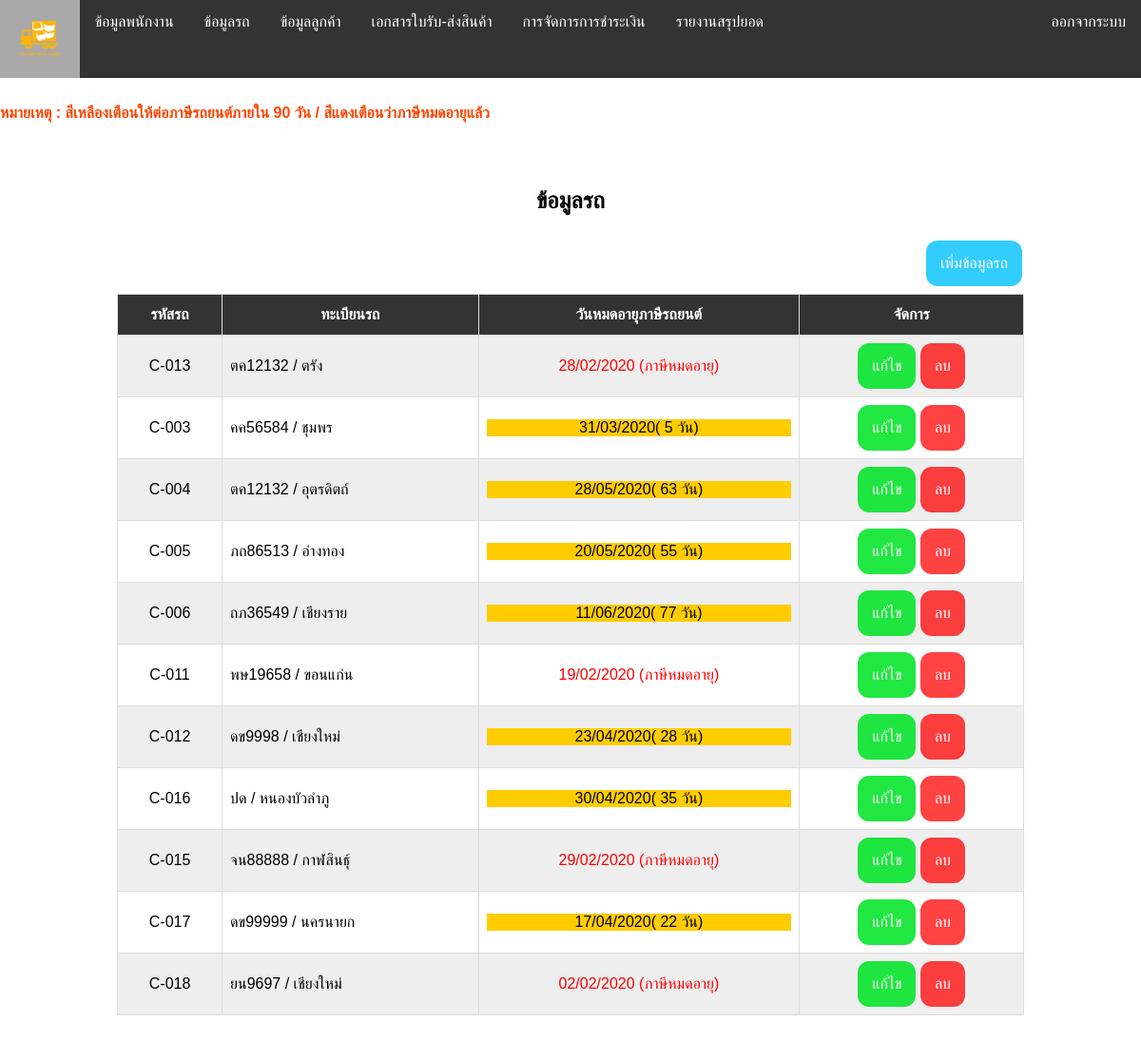
Before: /car_show.php with the older database file.
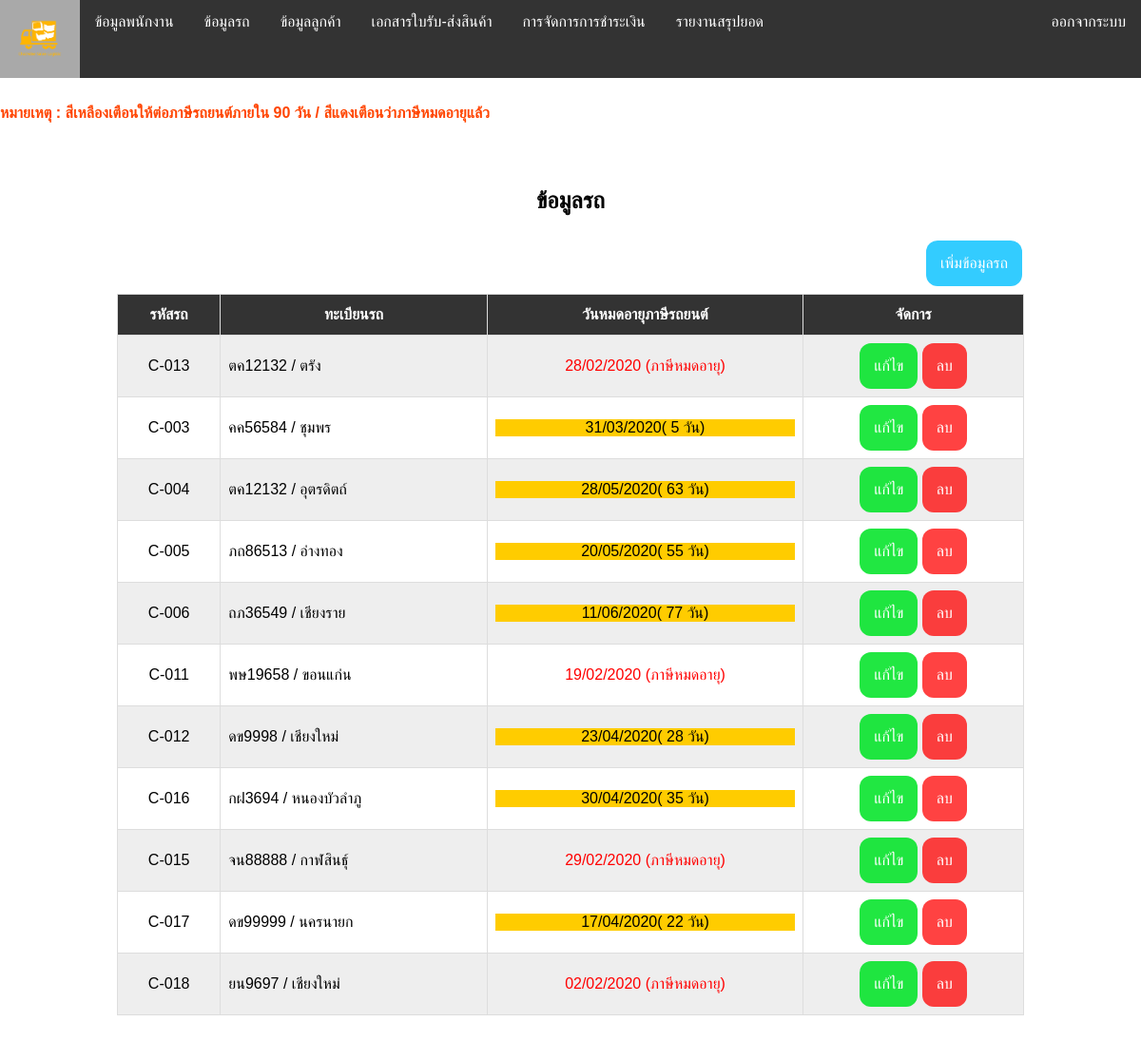
After: the same page with the newer database file.
### tables this page shows
CREATE TABLE `tb_car` (
  `car_id` int(5) NOT NULL,
  `car_id_set` varchar(10) NOT NULL,
  `car_register` varchar(15) NOT NULL,
  `car_province` varchar(20) NOT NULL COMMENT 'จังหวัด',
  `car_date_end` date NOT NULL COMMENT 'วันหมดอายุภาษี'
);

### car_show.php (the view, shortened to what this page needs)
<?php require_once('nevbar.php');
Nevbar(); ?>
<?php require_once('Connections/myconnect.php'); ?>
<?php
function DateDiff($strDate1,$strDate2)
	 {
				return (strtotime($strDate2) - strtotime($strDate1))/  ( 60 * 60 * 24 );
	 }
$query_car = "SELECT * FROM tb_car";
$car = mysql_query($query_car, $myconnect) or die(mysql_error());
$row_car = mysql_fetch_assoc($car);
?>
<!DOCTYPE html PUBLIC "-//W3C//DTD XHTML 1.0 Transitional//EN" "http://www.w3.org/TR/xhtml1/DTD/xhtml1-transitional.dtd">
<html xmlns="http://www.w3.org/1999/xhtml">
<head>
  <link rel="stylesheet" href="index.css">
</head>
<body>
  <table width="80%" height="521" align="center">
    <tr>
      <td colspan="8">&nbsp;</td>
    </tr>
    <tr>
        <div align="left">
        <h2><FONT SIZE=3 COLOR=#FF4500>หมายเหตุ : สีเหลืองเตือนให้ต่อภาษีรถยนต์ภายใน 90 วัน / สีแดงเตือนว่าภาษีหมดอายุแล้ว</FONT></h2>
        </div>
    </tr>
    <tr>
      <td height="33" colspan="8">
        <div align="center">
          <h2>ข้อมูลรถ</h2>
        </div>
      </td>
    </tr>
    <tr>
      <td height="29" colspan="8">
        <div align="right">
          <table >
            <tr>
                <div class="buttonadd"><a href="car_insert.php">เพิ่มข้อมูลรถ</a></div>
            </tr>
          </table>
        </div>
      </td>
    </tr>
    <tr>
      <td >
        <form id="form1" name="form1" method="post" action="">
          <div align="center">
            <table id='customers'>
              <tr>
                <th >
                  <div align="center">รหัสรถ</div>
                </th>
                <th >
                  <div align="center"><span>ทะเบียนรถ</span></div>
                </th>
                <th>
                  <div align="center"><span>วันหมดอายุภาษีรถยนต์</span></div>
                </th>
                <th colspan="2">
                  <div align="center">จัดการ</div>
                </th>
              </tr>
              <?php do { ?>
                <tr>
                  <td >
                    <div align="center"><?php echo $row_car['car_id_set']; ?></div>
                  </td>
                  <td >
                    <div align="left"><?php echo $row_car['car_register']; ?> / <?php echo $row_car['car_province']; ?></div>
                  </td>
                  <td >
                  <?php
                      if (round(DateDiff(date('y-m-d'),$row_car['car_date_end'])) < '0' ){
                  ?>
                    <div align="center" style='color:red'><? echo  date_format(date_create($row_car['car_date_end']),"d/m/Y") ?> (ภาษีหมดอายุ)</div>
                  <?php }
                        else if(round(DateDiff(date('y-m-d'),$row_car['car_date_end'])) <= '90' ){
                    ?>
                    <div align="center" style='background-color:#ffcc00'><?php $date=date_create($row_car['car_date_end']); echo date_format($date,"d/m/Y")."( ".round(DateDiff(date('y-m-d'),$row_car['car_date_end']))." วัน)"; ?> </div>
                    <?php
                  }
                      else{
                  ?>
                      <div align="center" ><?php $date=date_create($row_car['car_date_end']); echo date_format($date,"d/m/Y")."( ".round(DateDiff(date('y-m-d'),$row_car['car_date_end']))." วัน)"; ?> </div>
                  <?php }?>
                  </td>
                  <td >
                    <div align="center">
                      <a class="buttondetail" href="car_edit.php<?php echo $row_car['']; ?>?id=<?php echo $row_car['car_id']; ?>">แก้ไข</a>
                      <a class="btndel" href="car_del.php?id=<?php echo $row_car['car_id']; ?>" onclick="return confirm('ยืนยันที่จะลบข้อมูลหรือไม่ ?')">ลบ</a>
                    </div>
                    </td>
                </tr>
              <?php } while ($row_car = mysql_fetch_assoc($car)); ?>
            </table>
          </div>
        </form>
      </td>
    </tr>
    <tr>
      <td colspan="8">
      </td>
    </tr>
    <tr>
      <td colspan="8">
      </td>
    </tr>
  </table>
</body>
</html>

Changed rows visible on the page:
changed tb_car "หนองบัวลำภู": car_register "ปด" → "กฝ3694"
